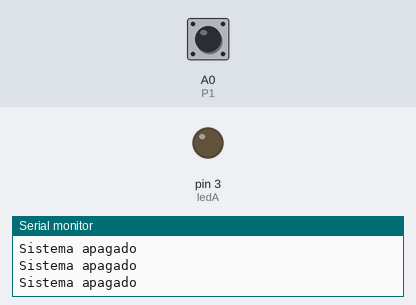
Bench run of a sketch on a simulated Arduino Uno, built with avr-gcc and run on an emulated ATmega328P. On the bench: output pins drawn as LEDs (lit = HIGH), the last lines printed to the serial monitor. Dashed ring = blinking. Inputs (shaded band) come from the test bench; at power-on: A0 (P1) LOW.

Above: at 1.2 s.
1.3 s: A0 (P1) driven HIGH
At 1.9 s:
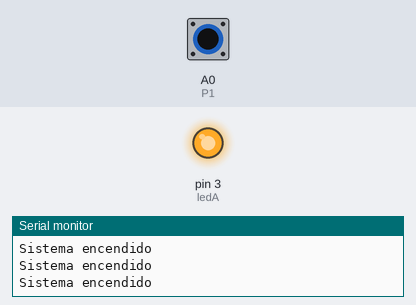
2.8 s: A0 (P1) pulsed LOW 5 times (0.12 s each, 0.3 s apart)
At 3.4 s:
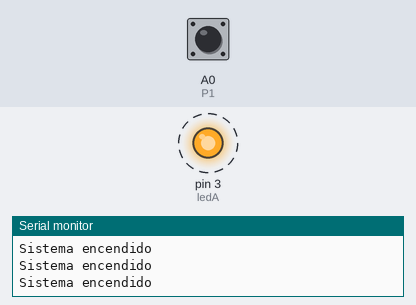
7.3 s: A0 (P1) pulsed LOW 2 times (0.12 s each, 0.3 s apart)
At 9.1 s:
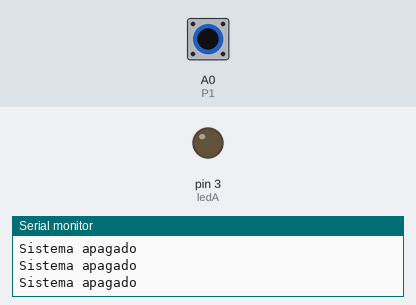
Timing chart, 0 to 10.6 s (numbered marks = the images above; inputs shaded):
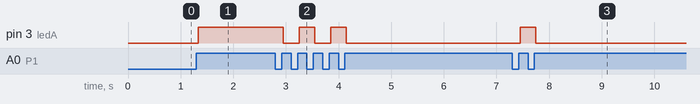

Measured:
- after the input at 1.3 s, pin 3 (ledA): LOW → HIGH at once
- after the input at 2.8 s, pin 3 (ledA): alternates HIGH for 0.30 s and LOW for 0.30 s, 5 changes in all, then stays LOW, starting after 0.15 s
- after the input at 7.3 s, pin 3 (ledA): LOW → HIGH after 0.15 s, → LOW 0.30 s later

The sketch:

C82.ino
```cpp
int P1=A0, B1=4, LedA=3;
int estado=0, estadoAnt=0, salida=0,ledA=3;
void setup(){
  pinMode(P1,INPUT);
  pinMode(B1,INPUT);
  pinMode(ledA,OUTPUT);
  Serial.begin(9600);
}

void loop() {
  estado=digitalRead(P1);
  if(estado and estadoAnt==0){
    salida=1-salida;
    delay(20);
  }
   estadoAnt=estado;
  if(salida){ //salida==1
    Serial.println("Sistema encendido");
    digitalWrite(ledA,1);
  }
   else{
    digitalWrite(ledA,0);
    Serial.println("Sistema apagado");
  }
}
```
